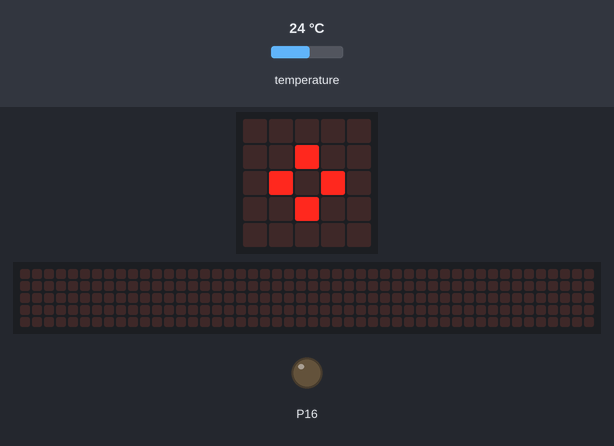
Recording of a program running on a simulated BBC micro:bit (MakeCode). On the bench: the board's 5×5 LED display, a strip that is not on the board, showing the scrolling text unrolled, output pins drawn as LEDs (lit = HIGH). The test bench sets the inputs (shaded band); at power-on: temperature 24 °C. The modem accepts every AT command (registered, SIM ready, sends succeed) and sends nothing else; the 48×5 strip is a reading aid, not a part: it shows the text the display is scrolling, unrolled, one strip-width of it at a time.

Above: at 1.2 s.
At 5.2 s:
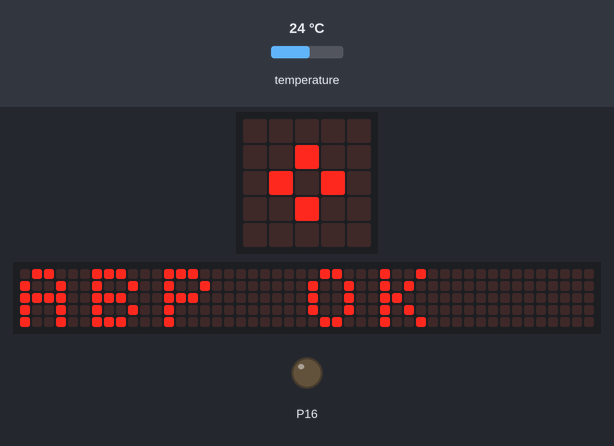
At 8.3 s:
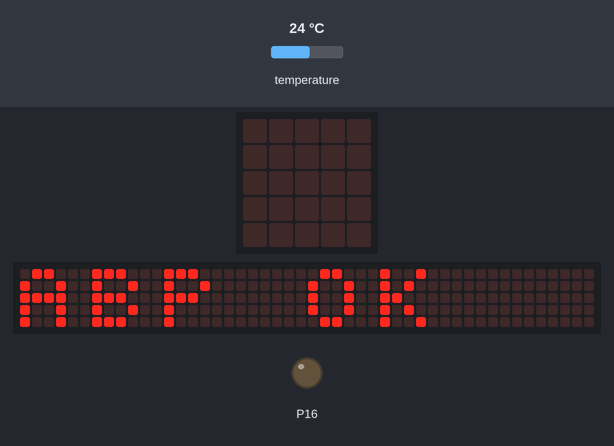
At 15.0 s:
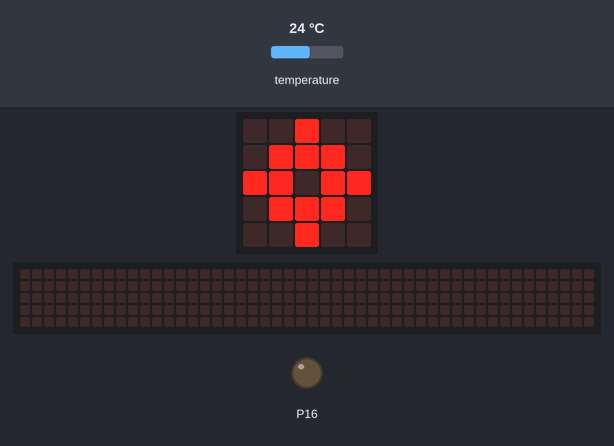
Timing chart, 0 to 16.5 s (numbered marks = the images above):
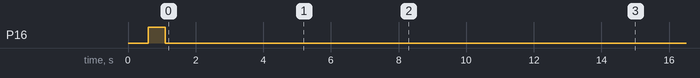

The program:

main.ts
```typescript
// TTN ABP credentials
const DEV_ADDR  = "260B1B4F"
const NWK_S_KEY = "54C9328D5498A00E309E10A3ABC7EFFC"
const APP_S_KEY = "648865406677CB0C88FC8769C11B9F68"

// RAK811 hat: TX=P14, RX=P15, reset=P16
serial.redirect(SerialPin.P14, SerialPin.P15, BaudRate.BaudRate115200)

// Send one AT command
function sendAT(cmd: string): void {
    serial.writeString(cmd + "\r\n")
    basic.pause(100)
    serial.readUntil(serial.delimiters(Delimiters.NewLine))
}

// Hardware reset
basic.showIcon(IconNames.SmallDiamond)
pins.digitalWritePin(DigitalPin.P16, 1)
basic.pause(500)
pins.digitalWritePin(DigitalPin.P16, 0)

// Wait for RAK811 to finish booting, then drain whatever it sent
basic.pause(2000)
serial.readString()
basic.pause(200)

// LoRaWAN configuration sending AT commands
sendAT("at+set_config=lora:region:EU868")
sendAT("at+set_config=lora:join_mode:1")    // 1 = ABP
sendAT("at+set_config=lora:class:0")        // Class A
sendAT("at+set_config=lora:dev_addr:" + DEV_ADDR)
sendAT("at+set_config=lora:nwks_key:" + NWK_S_KEY)
sendAT("at+set_config=lora:apps_key:" + APP_S_KEY)
sendAT("at+set_config=lora:dr:5")           // DR5 = SF7 BW125 for EU868 (good for testing)
sendAT("at+join")
basic.pause(1000)

basic.showString("ABP OK")

// Uplink loop -> actual loop function of the uplink payload
basic.forever(function () {
    // Build Cayenne LPP payload: temperature on channel 1
    // Format: CH(1B) + TYPE(1B) + Int16BE(value*10)
    // Temperature type = 0x67
    let temp = input.temperature()
    let buf = pins.createBuffer(2)
    buf.setNumber(NumberFormat.Int16BE, 0, temp * 10)
    let payload = "0167" + buf.toHex()

    // Port 1, unconfirmed uplink
    serial.writeString("at+send=lora:1:" + payload + "\r\n")
    // Wait past Class A RX1 (1 s) and RX2 (2 s) windows, then drain any
    // downlink bytes the RAK811 may have written to UART
    basic.pause(3500)
    serial.readString()

    // Visual TX indicator
    basic.showIcon(IconNames.Target)
    basic.pause(1000)
    basic.clearScreen()

    // TTN fair-use policy: ~30 s total (3.5 s drain already counted)
    basic.pause(25500)
})
```

Measured:
- what the display in image 2 shows lasts 0.6 s, from 8.3 s to 8.9 s
